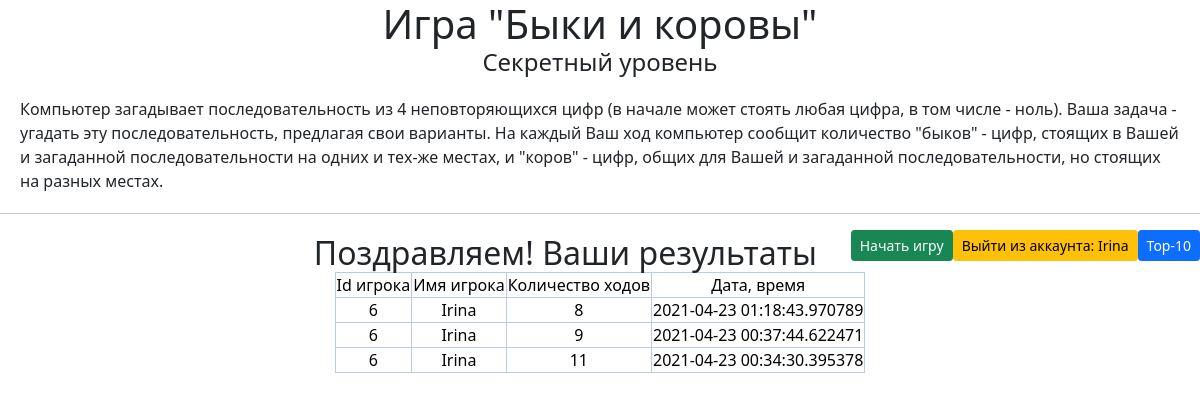
The page /records_user (signed in) on the database its author committed.
### data/users.py (models this page shows, shortened)
class User(SqlAlchemyBase, UserMixin):
    __tablename__ = 'users'
    id = sqlalchemy.Column(sqlalchemy.Integer,
                           primary_key=True, autoincrement=True)
    surname = sqlalchemy.Column(sqlalchemy.String, nullable=True)
    name = sqlalchemy.Column(sqlalchemy.String, nullable=True)
    level = sqlalchemy.Column(sqlalchemy.Integer, nullable=True)
    status = sqlalchemy.Column(sqlalchemy.String, nullable=True)
    email = sqlalchemy.Column(sqlalchemy.String,
                              index=True, unique=True, nullable=True)
    hashed_password = sqlalchemy.Column(sqlalchemy.String, nullable=True)
    reg_date = sqlalchemy.Column(sqlalchemy.DateTime,
                                      default=datetime.datetime.now)
    record = orm.relation("Record", back_populates='user')

### data/records.py (models this page shows)
class Record(SqlAlchemyBase):
    __tablename__ = 'records'
    id = sqlalchemy.Column(sqlalchemy.Integer,
                           primary_key=True, autoincrement=True)
    user_id = sqlalchemy.Column(sqlalchemy.Integer,
                                    sqlalchemy.ForeignKey("users.id"))
    user_name = sqlalchemy.Column(sqlalchemy.String, nullable=True)
    score = sqlalchemy.Column(sqlalchemy.Integer, nullable=True)
    secret_num = sqlalchemy.Column(sqlalchemy.String, nullable=True)
    date = sqlalchemy.Column(sqlalchemy.DateTime,
                                 default=datetime.datetime.now)
    user = orm.relation('User')

### main.py (the view)
@app.route('/records_user')
@login_required
def records_user():
    db_sess = db_session.create_session()
    records = db_sess.query(Record).order_by(Record.date.desc()).filter(Record.user_id == current_user.id)
    return render_template("records.html", records=records, header="Поздравляем! Ваши результаты")

### data/db_session.py (called while the page is built)
def create_session() -> Session:
    global __factory
    return __factory()

### main.py (called while the page is built)
@login_manager.user_loader
def load_user(user_id):
    db_sess = db_session.create_session()
    return db_sess.query(User).get(user_id)

### templates/records.html (shortened to what this page needs)
{% extends "base.html" %}
{% block content %}
    <h2>{{header}}</h2>
    <table class="table-primary align-middle table-bordered">
    	<tr class="table-primary">
    		<td class="table-primary">Id игрока</td>
    		<td class="table-primary">Имя игрока</td>
    		<td class="table-primary">Количество ходов</td>
    		<td class="table-primary">Дата, время</td>
    	</tr>
        {% for i in records %}
    	<tr>
    		<td class="table-primary">{{ i.user_id }}</td>
    		<td class="table-primary">{{ i.user_name }}</td>
    		<td class="table-primary">{{ i.score }}</td>
    		<td class="table-primary">{{ i.date }}</td>
    	</tr>
    	{% endfor %}
    </table>
{% endblock %}

### templates/base.html (shortened to what this page needs)
<html lang="en">
<head>
    <link rel="stylesheet"
   href="https://cdn.jsdelivr.net/npm/bootstrap@5.0.0-beta1/dist/css/bootstrap.min.css"
>
   <link rel="stylesheet" type="text/css" href="static/css/style.css">
</head>
<body>
    <h1>Игра "Быки и коровы"</h1>
    <h4>Секретный уровень</h4>
    <div>Компьютер загадывает последовательность из 4 неповторяющихся цифр (в начале может стоять любая цифра, в том числе - ноль). Ваша задача - угадать эту последовательность, предлагая свои варианты. На каждый Ваш ход компьютер сообщит количество "быков" - цифр, стоящих в Вашей и загаданной последовательности на одних и тех-же местах, и "коров" - цифр, общих для Вашей и загаданной последовательности, но стоящих на разных местах.</div>
    <hr>
    <nav>
    <a class="btn btn-primary btn-sm" href="/records10">Top-10</a>
    {% if current_user.is_authenticated %}
        <a class="btn btn-warning btn-sm" href="/logout">Выйти из аккаунта: {{ current_user.name }}</a>
        <a href="/new_game" class="btn btn-success btn-sm">Начать игру</a>
    {% else %}
        <a class="btn btn-primary btn-sm" href="/register">Зарегистрироваться</a>
        <a class="btn btn-success btn-sm" href="/login">Войти</a>
    {% endif %}
    </nav>
    <div>
	{% block content %}
	{% endblock %}
    </div>
</body>
</html>

### static/css/style.css (style rules this page uses)
h1, h4, h2, form, table { margin: auto; text-align: center; max-width: 640px; }
a { float: right; text-align: top; max-width: 200px; }
div { align: center; margin: 20px; }

### rows shown on the page
User: name "Irina"
Record: user_id "6", user_name "Irina", score "8", date "2021-04-23 01:18:43.970789"
Record: user_id "6", user_name "Irina", score "9", date "2021-04-23 00:37:44.622471"
Record: user_id "6", user_name "Irina", score "11", date "2021-04-23 00:34:30.395378"

### other values the page prints
{{ header }} "Поздравляем! Ваши результаты"
